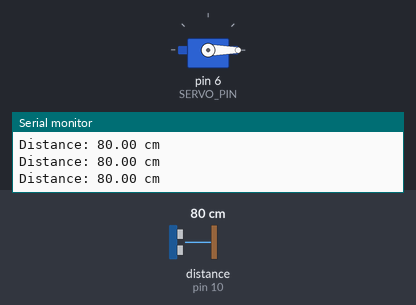
Simulated run of this sketch. Board: Arduino Uno, built with avr-gcc and run on an emulated ATmega328P. Parts: servo, the last lines printed to the serial monitor. Wiring (inferred from the names in the program): ultrasonic range finder: trigger pin 9; echo pin 10. Inputs (shaded band) come from the test bench; at power-on: distance to the obstacle (sensor on pin 10) 80 cm. The echo pulse lasts 58.3 µs per cm.

Above: at 1.2 s.
1.3 s: distance to the obstacle (sensor on pin 10) set to 21 cm
2.8 s: distance to the obstacle (sensor on pin 10) set to 17 cm
At 3.9 s:
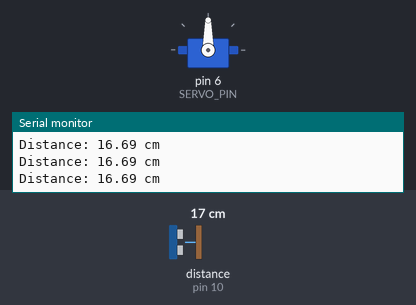
4.3 s: distance to the obstacle (sensor on pin 10) set to 37 cm
7.3 s: distance to the obstacle (sensor on pin 10) set to 43 cm
8.8 s: distance to the obstacle (sensor on pin 10) set to 2 cm
At 10.1 s:
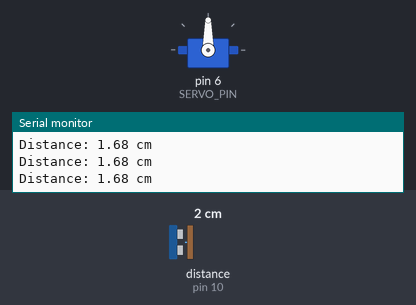
Timing chart, 0 to 11.4 s (numbered marks = the images above; inputs shaded):
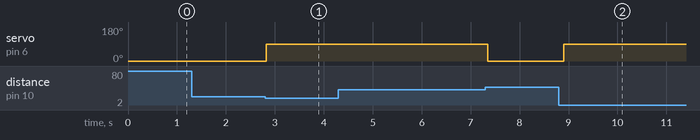

Measured:
- the behaviour switches between 20 and 19 cm on distance to the obstacle (sensor on pin 10) (found by bisection; images 0 and 1)
- after the input at 2.8 s, servo on pin 6 (SERVO_PIN): 0° → 90° at once
- after the input at 8.8 s, servo on pin 6 (SERVO_PIN): 0° → 90° after 0.10 s

The sketch:

RR_Arduino_Automatic-Smart_Dustbin.ino
```cpp
/*
  Project 04: Automatic Smart Dustbin
  Controller : Arduino Uno
  Sensor     : HC-SR04 Ultrasonic Sensor
  Actuator   : SG90 Servo Motor

  Developed by: Rajan Robotics
  Vision to Reality
*/

#include <Servo.h>

// Pin definitions
#define TRIG_PIN 9
#define ECHO_PIN 10
#define SERVO_PIN 6

// Settings
#define OPEN_DISTANCE 20
#define OPEN_ANGLE 90
#define CLOSE_ANGLE 0

#define LID_OPEN_TIME 3000

Servo dustbinServo;

float distance;
unsigned long duration;

bool lidOpen = false;
unsigned long lidOpenTime = 0;

// Measure distance using HC-SR04
float measureDistance()
{
  digitalWrite(TRIG_PIN, LOW);
  delayMicroseconds(2);

  digitalWrite(TRIG_PIN, HIGH);
  delayMicroseconds(10);

  digitalWrite(TRIG_PIN, LOW);

  duration = pulseIn(ECHO_PIN, HIGH, 30000UL);

  if (duration == 0)
  {
    return -1;
  }

  distance = (duration * 0.0343) / 2.0;

  return distance;
}

void openLid()
{
  dustbinServo.write(OPEN_ANGLE);
  lidOpen = true;
  lidOpenTime = millis();

  Serial.println("Dustbin Lid OPEN");
}

void closeLid()
{
  dustbinServo.write(CLOSE_ANGLE);
  lidOpen = false;

  Serial.println("Dustbin Lid CLOSED");
}

void setup()
{
  Serial.begin(9600);

  pinMode(TRIG_PIN, OUTPUT);
  pinMode(ECHO_PIN, INPUT);

  dustbinServo.attach(SERVO_PIN);
  dustbinServo.write(CLOSE_ANGLE);

  digitalWrite(TRIG_PIN, LOW);

  Serial.println("RAJAN ROBOTICS");
  Serial.println("Automatic Smart Dustbin");
  Serial.println("------------------------");
}

void loop()
{
  float currentDistance = measureDistance();

  Serial.print("Distance: ");

  if (currentDistance < 0)
  {
    Serial.println("No measurement");
  }
  else
  {
    Serial.print(currentDistance);
    Serial.println(" cm");
  }

  // Detect hand near dustbin
  if (currentDistance > 0 && currentDistance <= OPEN_DISTANCE)
  {
    if (!lidOpen)
    {
      openLid();
    }

    // Keep lid open while hand remains detected
    lidOpenTime = millis();
  }

  // Close lid after hand moves away
  if (lidOpen && millis() - lidOpenTime >= LID_OPEN_TIME)
  {
    closeLid();
  }

  delay(100);
}
```
